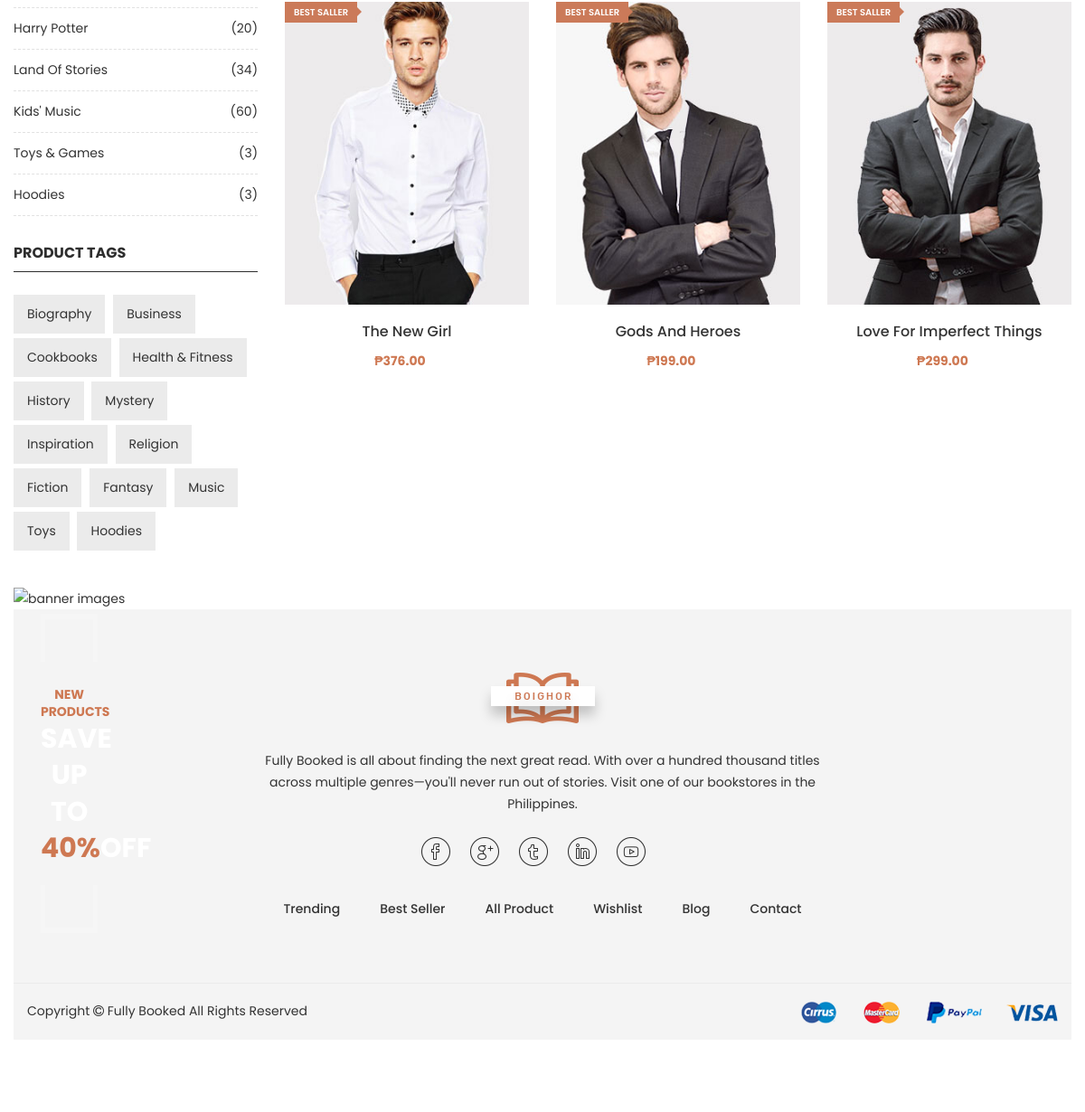
/shop-grid.php (lower part), run on an earlier commit of the app's database.
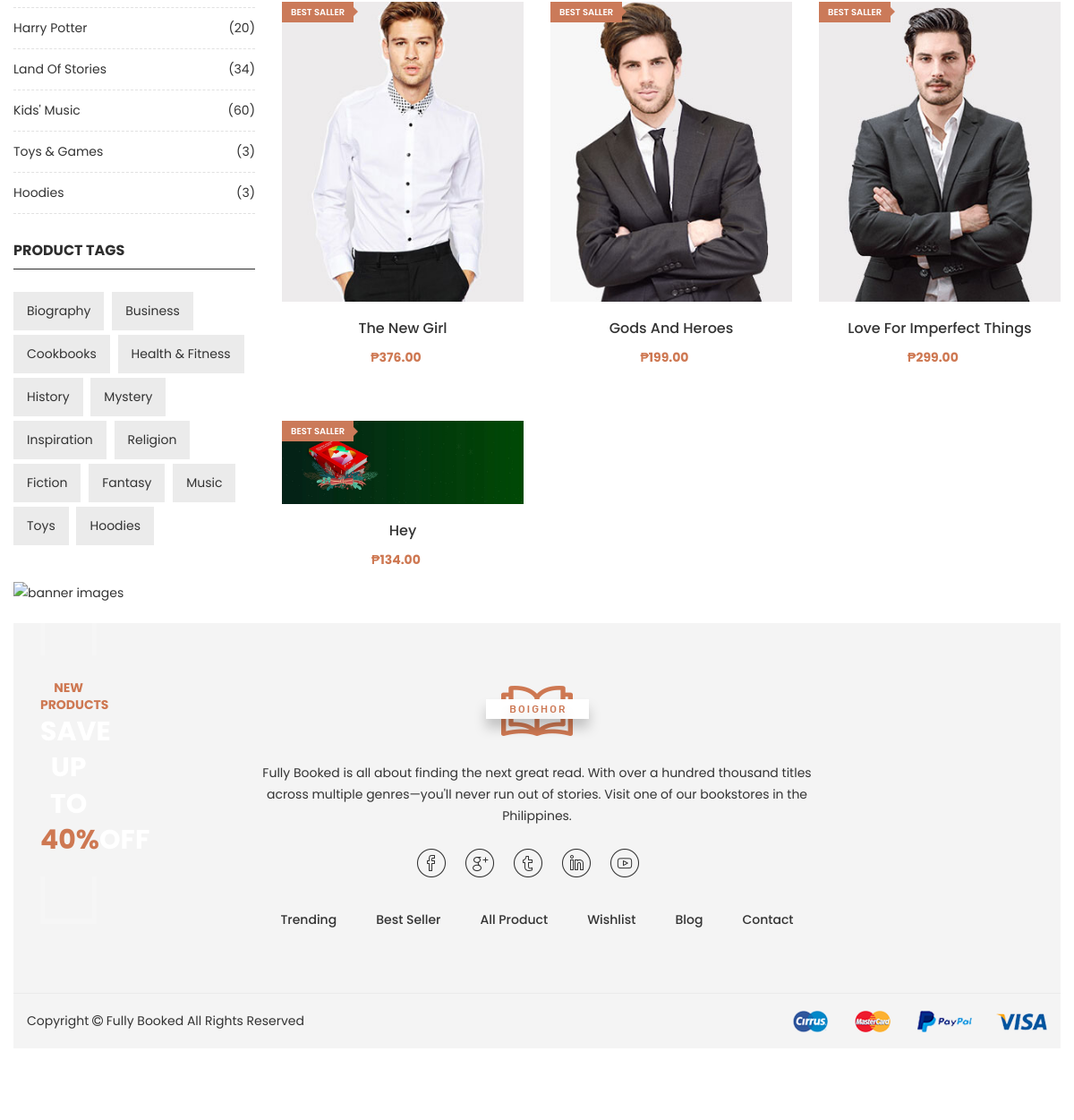
And on a later commit of the database.
### tables this page shows
CREATE TABLE `product` (
  `ID` int(11) NOT NULL,
  `Product_name` varchar(255) NOT NULL,
  `Product_price` decimal(38,2) NOT NULL,
  `Product_image` text NOT NULL,
  `Author` varchar(500) NOT NULL,
  `description` varchar(500) NOT NULL
);

### shop-grid.php (the view, shortened to what the changed rows need)
<?php
	require_once("connection.php");
?>
<!doctype html>
<html class="no-js" lang="zxx">
<head>
	<link rel="stylesheet" href="css/bootstrap.min.css">
	<link rel="stylesheet" href="css/plugins.css">
	<link rel="stylesheet" href="style.css">
	<link rel="stylesheet" href="css/custom.css">
</head>
<body>
	<div class="wrapper" id="wrapper">
		<div class="page-shop-sidebar left--sidebar bg--white section-padding--lg">
			<div class="container">
				<div class="row">
					<div class="col-lg-3 col-12 order-2 order-lg-1 md-mt-40 sm-mt-40">
						<div class="shop__sidebar">
							<aside class="wedget__categories sidebar--banner">
								<div class="text">
									<h2>new products</h2>
								</div>
							</aside>
						</div>
					</div>
					<div class="col-lg-9 col-12 order-1 order-lg-2">
						<div class="tab__container">
							<div class="shop-grid tab-pane fade show active" id="nav-grid" role="tabpanel">
								<div class="row">
									<?php
										$result = mysqli_query($db, "SELECT * FROM product");
										while($fetch = mysqli_fetch_array($result)) {
									?>
									<div class="product product__style--3 col-lg-4 col-md-4 col-sm-6 col-12">
										<div class="product__thumb">
											<a class="first__img" href="single-product.php"><img
													src="im/<?php echo $fetch['Product_image'] ?>" alt="product image"></a>
											<div class="hot__box">
												<span class="hot-label">BEST SALLER</span>
											</div>
										</div>
										<div class="product__content content--center">
											<h4><a href="single-product.php"><?php echo $fetch['Product_name']  ?></a></h4>
											<ul class="prize d-flex">
												<li>&#8369;<?php echo $fetch['Product_price']?></li>
											</ul>
										</div>
									</div>
									<?php
									} ?>
						</div>
					</div>
				</div>
			</div>
		</div>
	</div>
</body>
</html>

What changed in the data, as far as the page shows it:
added product: Product_image (picture), Product_name "Hey", Product_price "134.00"
